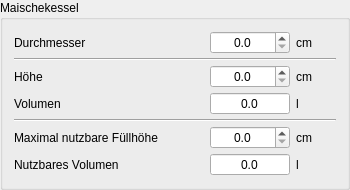
          <widget class="QGroupBox" name="groupBox_18">
           <property name="sizePolicy">
            <sizepolicy hsizetype="Preferred" vsizetype="Fixed">
             <horstretch>0</horstretch>
             <verstretch>0</verstretch>
            </sizepolicy>
           </property>
           <property name="title">
            <string>Maischekessel</string>
           </property>
           <layout class="QGridLayout" name="gridLayout_6">
            <property name="verticalSpacing">
             <number>4</number>
            </property>
            <item row="0" column="1">
             <spacer name="horizontalSpacer_81">
              <property name="orientation">
               <enum>Qt::Horizontal</enum>
              </property>
              <property name="sizeHint" stdset="0">
               <size>
                <width>40</width>
                <height>20</height>
               </size>
              </property>
             </spacer>
            </item>
            <item row="3" column="2">
             <widget class="DoubleSpinBox" name="tbMaischenVolumen">
              <property name="toolTip">
               <string>&lt;html&gt;&lt;head/&gt;&lt;body&gt;&lt;p&gt;Hier gibt der Kleine Brauhelfer das &lt;span style=&quot; font-weight:600;&quot;&gt;Volumen&lt;/span&gt; des Maischekessels an. &lt;/p&gt;&lt;p&gt;&lt;span style=&quot; font-weight:600; color:#fc0107;&quot;&gt;Achtung:&lt;/span&gt; Das Volumen ist nicht gleichzusetzen mit der größtmöglichen Würzemenge. So dehnt sich der Sud bei höheren Temperaturen aus, Schaum entsteht.&lt;/p&gt;&lt;p&gt;Die Volumenangabe ist eine wichtige Kenngröße im &lt;span style=&quot; font-weight:600;&quot;&gt;Tab Rezept&lt;/span&gt; zur Gussberechnung und um ein Überlaufen der Maische zu verhindern. Ein rot hinterlegtes Feld warnt in diesem Fall vor einem zu großen Maischevolumen.&lt;/p&gt;&lt;/body&gt;&lt;/html&gt;</string>
              </property>
              <property name="alignment">
               <set>Qt::AlignCenter</set>
              </property>
              <property name="readOnly">
               <bool>true</bool>
              </property>
              <property name="buttonSymbols">
               <enum>QAbstractSpinBox::NoButtons</enum>
              </property>
              <property name="decimals">
               <number>1</number>
              </property>
              <property name="maximum">
               <double>9999.000000000000000</double>
              </property>
              <property name="singleStep">
               <double>0.100000000000000</double>
              </property>
             </widget>
            </item>
            <item row="0" column="0">
             <widget class="QLabel" name="label_IST_SHA_4">
              <property name="text">
               <string>Durchmesser</string>
              </property>
             </widget>
            </item>
            <item row="7" column="3">
             <widget class="QLabel" name="label_8">
              <property name="text">
               <string>cm</string>
              </property>
             </widget>
            </item>
            <item row="0" column="2">
             <widget class="DoubleSpinBox" name="tbMaischebottichDurchmesser">
              <property name="minimumSize">
               <size>
                <width>80</width>
                <height>0</height>
               </size>
              </property>
              <property name="toolTip">
               <string>&lt;html&gt;&lt;head/&gt;&lt;body&gt;&lt;p&gt;Hier wird der &lt;span style=&quot; font-weight:600;&quot;&gt;Durchmesser&lt;/span&gt; des Maischekessels zur &lt;span style=&quot; font-weight:600;&quot;&gt;Volumenberechnung&lt;/span&gt; angegeben.&lt;/p&gt;&lt;p&gt;Für eine korrekte Berechnung sollte der Kessel &lt;span style=&quot; font-weight:600;&quot;&gt;zylindrisch&lt;/span&gt; sein.&lt;/p&gt;&lt;p&gt;Die Volumenangabe ist eine wichtige Kenngröße im &lt;span style=&quot; font-weight:600;&quot;&gt;Tab Rezept&lt;/span&gt; zur Gussberechnung und um eine überlaufende Maische zu verhindern. Ein rot hinterlegtes Feld warnt in diesem Fall vor einem zu großen Maischevolumen.&lt;/p&gt;&lt;/body&gt;&lt;/html&gt;</string>
              </property>
              <property name="alignment">
               <set>Qt::AlignCenter</set>
              </property>
              <property name="readOnly">
               <bool>false</bool>
              </property>
              <property name="buttonSymbols">
               <enum>QAbstractSpinBox::UpDownArrows</enum>
              </property>
              <property name="decimals">
               <number>1</number>
              </property>
              <property name="maximum">
               <double>999.000000000000000</double>
              </property>
              <property name="singleStep">
               <double>0.100000000000000</double>
              </property>
             </widget>
            </item>
            <item row="3" column="0">
             <widget class="QLabel" name="label_IST_SHA_5">
              <property name="text">
               <string>Volumen</string>
              </property>
             </widget>
            </item>
            <item row="8" column="0">
             <widget class="QLabel" name="label_IST_SHA_7">
              <property name="text">
               <string>Nutzbares Volumen</string>
              </property>
             </widget>
            </item>
            <item row="2" column="2">
             <widget class="DoubleSpinBox" name="tbMaischebottichHoehe">
              <property name="toolTip">
               <string>&lt;html&gt;&lt;head/&gt;&lt;body&gt;&lt;p&gt;Hier wird der &lt;span style=&quot; font-weight:600;&quot;&gt;Höhe&lt;/span&gt; des Maischekessels zur &lt;span style=&quot; font-weight:600;&quot;&gt;Volumenberechnung&lt;/span&gt; angegeben.&lt;/p&gt;&lt;p&gt;Bei Bodenunebenheiten sollte die anteilmäßig größte Fläche für eine möglichst korrekte Messung gewählt werden.&lt;/p&gt;&lt;p&gt;Die Volumenangabe ist eine wichtige Kenngröße im &lt;span style=&quot; font-weight:600;&quot;&gt;Tab Rezept&lt;/span&gt; zur Gussberechnung und um eine überlaufende Masiche zu verhindern. Ein rot hinterlegtes Feld warnt in diesem Fall vor einem zu großen Maischevolumen.&lt;/p&gt;&lt;/body&gt;&lt;/html&gt;</string>
              </property>
              <property name="alignment">
               <set>Qt::AlignCenter</set>
              </property>
              <property name="readOnly">
               <bool>false</bool>
              </property>
              <property name="buttonSymbols">
               <enum>QAbstractSpinBox::UpDownArrows</enum>
              </property>
              <property name="decimals">
               <number>1</number>
              </property>
              <property name="maximum">
               <double>999.000000000000000</double>
              </property>
              <property name="singleStep">
               <double>0.100000000000000</double>
              </property>
             </widget>
            </item>
            <item row="2" column="3">
             <widget class="QLabel" name="label_11">
              <property name="text">
               <string>cm</string>
              </property>
             </widget>
            </item>
            <item row="8" column="3">
             <widget class="QLabel" name="label_10">
              <property name="text">
               <string>l</string>
              </property>
             </widget>
            </item>
            <item row="2" column="0">
             <widget class="QLabel" name="label_IST_SHA_3">
              <property name="text">
               <string>Höhe</string>
              </property>
             </widget>
            </item>
            <item row="0" column="3">
             <widget class="QLabel" name="label_13">
              <property name="minimumSize">
               <size>
                <width>40</width>
                <height>0</height>
               </size>
              </property>
              <property name="text">
               <string>cm</string>
              </property>
             </widget>
            </item>
            <item row="3" column="3">
             <widget class="QLabel" name="label_12">
              <property name="text">
               <string>l</string>
              </property>
             </widget>
            </item>
            <item row="7" column="0">
             <widget class="QLabel" name="label_IST_SHA_6">
              <property name="text">
               <string>Maximal nutzbare Füllhöhe</string>
              </property>
             </widget>
            </item>
            <item row="7" column="2">
             <widget class="DoubleSpinBox" name="tbMaischebottichMaxFuellhoehe">
              <property name="toolTip">
               <string>&lt;html&gt;&lt;head/&gt;&lt;body&gt;&lt;p&gt;Die &lt;span style=&quot; font-weight:600;&quot;&gt;maximal nutzbare Füllhöhe&lt;/span&gt; definiert letztlich die zu erzielende Biermenge bei festgelegter Stammwürze.&lt;/p&gt;&lt;p&gt;So der &lt;span style=&quot; font-weight:600;&quot;&gt;Maischekessel&lt;/span&gt; plan steht, ist man mit 5 Zentimetern unterhalb der Kesseloberkante in einem sicheren Bereich.&lt;/p&gt;&lt;p&gt;Werden weniger schäumende Zutaten eingesetzt, können diese 5 Zentimeter auch unterschritten werden. Der exakte Wert ist individuell von der Anlage abhängig.&lt;/p&gt;&lt;/body&gt;&lt;/html&gt;</string>
              </property>
              <property name="alignment">
               <set>Qt::AlignCenter</set>
              </property>
              <property name="readOnly">
               <bool>false</bool>
              </property>
              <property name="buttonSymbols">
               <enum>QAbstractSpinBox::UpDownArrows</enum>
              </property>
              <property name="decimals">
               <number>1</number>
              </property>
              <property name="maximum">
               <double>999.000000000000000</double>
              </property>
              <property name="singleStep">
               <double>0.100000000000000</double>
              </property>
             </widget>
            </item>
            <item row="8" column="2">
             <widget class="DoubleSpinBox" name="tbMaischenMaxNutzvolumen">
              <property name="toolTip">
               <string>&lt;html&gt;&lt;head/&gt;&lt;body&gt;&lt;p&gt;Ausgehend von der maximal nutzbaren Füllhöhe, definiert der Kleine Brauhelfer hier das &lt;span style=&quot; font-weight:600;&quot;&gt;nutzbare Volumen&lt;/span&gt; des Maischekessels.&lt;/p&gt;&lt;/body&gt;&lt;/html&gt;</string>
              </property>
              <property name="alignment">
               <set>Qt::AlignCenter</set>
              </property>
              <property name="readOnly">
               <bool>true</bool>
              </property>
              <property name="buttonSymbols">
               <enum>QAbstractSpinBox::NoButtons</enum>
              </property>
              <property name="decimals">
               <number>1</number>
              </property>
              <property name="maximum">
               <double>9999.000000000000000</double>
              </property>
              <property name="singleStep">
               <double>0.100000000000000</double>
              </property>
             </widget>
            </item>
            <item row="1" column="0" colspan="4">
             <widget class="Line" name="line_4">
              <property name="orientation">
               <enum>Qt::Horizontal</enum>
              </property>
             </widget>
            </item>
            <item row="6" column="0" colspan="4">
             <widget class="Line" name="line_13">
              <property name="orientation">
               <enum>Qt::Horizontal</enum>
              </property>
             </widget>
            </item>
           </layout>
          </widget>
